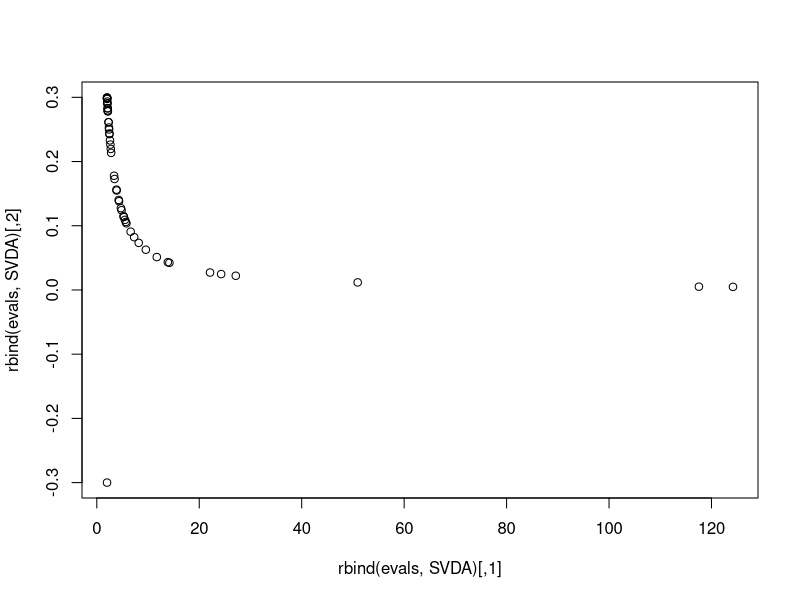
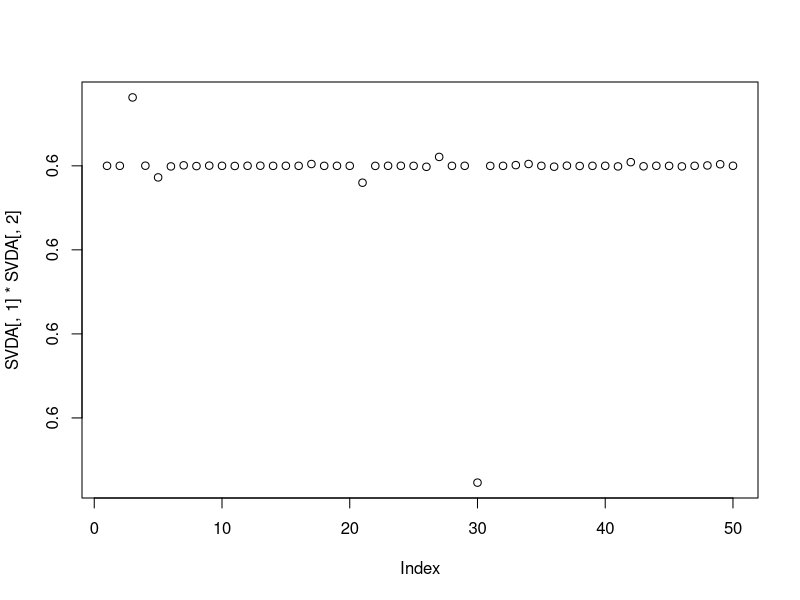
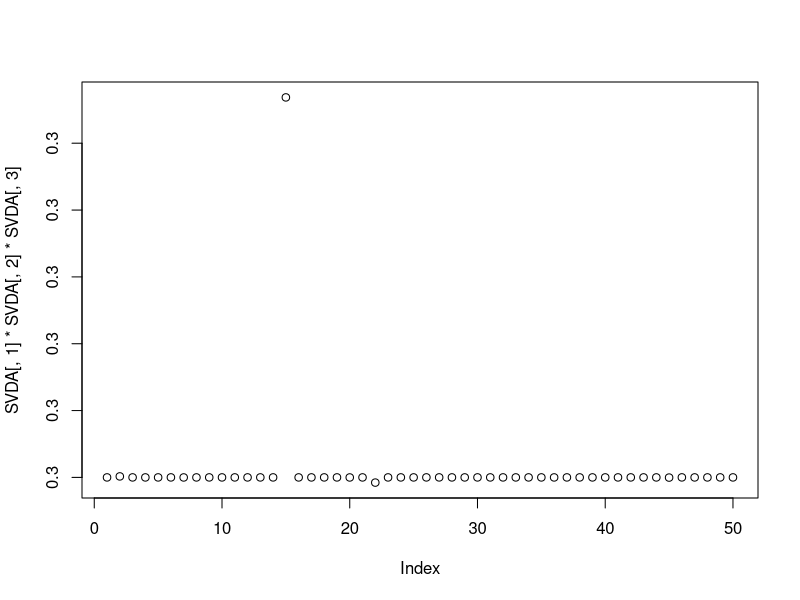

Write the R code that produced these figures, in order.
gen_eigm <- function(d) {
  # d is a vector of eigenvalues
  # returns a matrix with those eigenvalues
  sigma = diag(d) # diagonal matrix of eigenvalues
  nm = dim(sigma)
  V = matrix(runif(prod(nm), -5, 5), ncol=nm[2])   # random matrix
  A = solve(V)%*%sigma%*%V        # random A with given eigenvalues
  return(A)
}

evals <- c(2,-2)
A <- gen_eigm(evals)
SVDA <- svd(A)
# SVDA$u %*% diag(SVDA$d) %*% t(SVDA$v)
EIGA <- eigen(A)

SVDA$d;EIGA$values

prod(SVDA$d);prod(EIGA$values)

n <- 50
evals <- c(2,-0.3)
SVDA <- matrix(NA, ncol=length(evals), nrow=n)
for (i in 1:n) {
  A <- gen_eigm(evals)
  SVDA[i,] <- svd(A)$d
}
plot(rbind(evals,SVDA))
plot(SVDA[,1]*SVDA[,2])
     
n <- 50
evals <- c(2,0.5,-0.3)
SVDA <- matrix(NA, ncol=length(evals), nrow=n)
for (i in 1:n) {
  A <- gen_eigm(evals)
  SVDA[i,] <- svd(A)$d
}
#plot(rbind(evals,SVDA))
plot(SVDA[,1]*SVDA[,2]*SVDA[,3])
